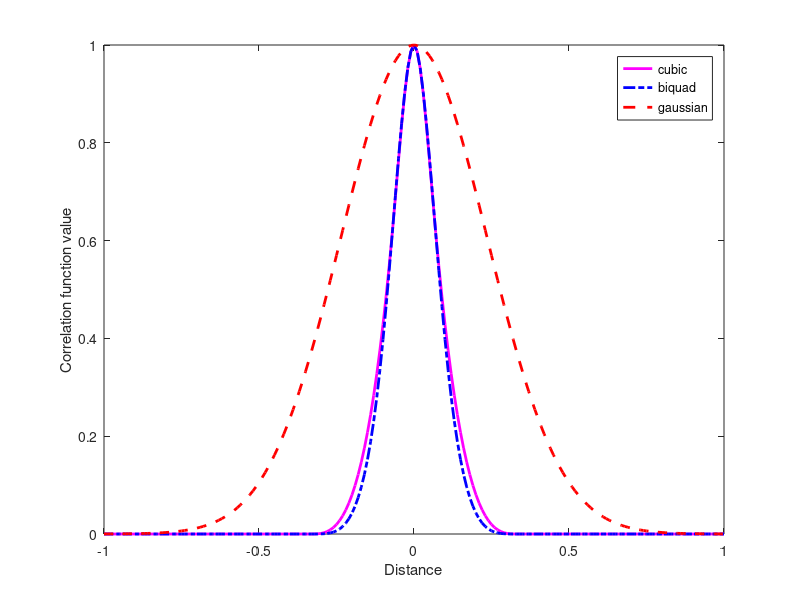

Reproduce this figure in MATLAB.
clc;  clear;

format long;

hyperpar = [1 1 3];

for k = 3
    
dist = -1:0.01:1;  theta = hyperpar(k);

xi = theta.*abs(dist);

ss_cubic = zeros(1,length(xi));

i1 = find(xi <= 0.2);
i2 = find(0.2 < xi & xi < 1);
if  ~isempty(i1)
  ss_cubic(i1) = 1 - xi(i1).^2 .* (15  - 30*xi(i1));
end
if  ~isempty(i2)
  ss_cubic(i2) = 1.25 * (1 - xi(i2)).^3;
end

ss_biquad = zeros(1,length(xi));
i1 = find(xi <= 0.4);
i2 = find(0.4 < xi & xi < 1);
if  ~isempty(i1)
  ss_biquad(i1) = 1 - 15*xi(i1).^2 + 35*xi(i1).^3 - 195/8*xi(i1).^4;
end
if  ~isempty(i2)
  ss_biquad(i2) = 5/3 - 20/3*xi(i2) + 10*xi(i2).^2 - 20/3*xi(i2).^3 + 5/3*xi(i2).^4;
end

ss_gaussian = exp(-theta^2.*abs(dist).^2);

% if k == 1 
  plot(dist,ss_cubic,'m-','linewidth',2); hold on
% elseif k == 2 
%   plot(dist,ss_cubic,'m-','linewidth',2); hold on
% else
%   plot(dist,ss_cubic,'m-','linewidth',2); hold on
% end

% if k == 1 
  plot(dist,ss_biquad,'b-.','linewidth',2); hold on
% elseif k == 2 
%   plot(dist,ss_biquad,'b-.','linewidth',2); hold on
% else
%   plot(dist,ss_biquad,'b-.','linewidth',2); hold on
% end

  plot(dist,ss_gaussian,'r--','linewidth',2); hold on

%   ss_mat = (1+sqrt(3).*xi).*exp(-sqrt(3).*xi);
%   plot(dist,ss_mat,'k-','linewidth',2); hold on

end

xlabel('Distance'); ylabel('Correlation function value'); 

legend('cubic','biquad','gaussian')

% legend('\theta=0.5','\theta=1','\theta=5')